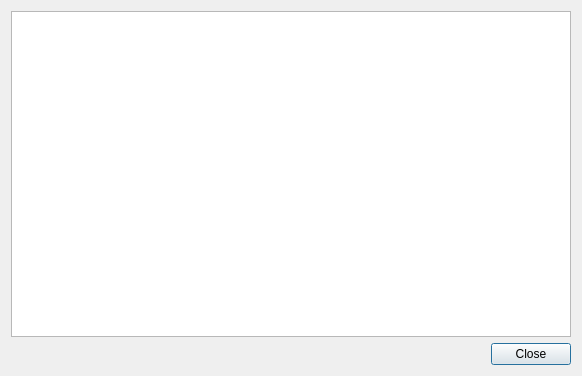
<?xml version="1.0" encoding="UTF-8"?>
<ui version="4.0">
 <class>Credits</class>
 <widget class="QDialog" name="Credits">
  <property name="geometry">
   <rect>
    <x>0</x>
    <y>0</y>
    <width>582</width>
    <height>376</height>
   </rect>
  </property>
  <property name="windowTitle">
   <string>About</string>
  </property>
  <layout class="QGridLayout" name="gridLayout">
   <item row="0" column="0">
    <widget class="QTextBrowser" name="creditsArea">
     <property name="readOnly">
      <bool>true</bool>
     </property>
     <property name="openExternalLinks">
      <bool>true</bool>
     </property>
    </widget>
   </item>
   <item row="1" column="0">
    <widget class="QDialogButtonBox" name="buttonBox">
     <property name="orientation">
      <enum>Qt::Horizontal</enum>
     </property>
     <property name="standardButtons">
      <set>QDialogButtonBox::Close</set>
     </property>
    </widget>
   </item>
  </layout>
 </widget>
 <resources/>
 <connections>
  <connection>
   <sender>buttonBox</sender>
   <signal>accepted()</signal>
   <receiver>Credits</receiver>
   <slot>accept()</slot>
   <hints>
    <hint type="sourcelabel">
     <x>248</x>
     <y>254</y>
    </hint>
    <hint type="destinationlabel">
     <x>157</x>
     <y>274</y>
    </hint>
   </hints>
  </connection>
  <connection>
   <sender>buttonBox</sender>
   <signal>rejected()</signal>
   <receiver>Credits</receiver>
   <slot>reject()</slot>
   <hints>
    <hint type="sourcelabel">
     <x>316</x>
     <y>260</y>
    </hint>
    <hint type="destinationlabel">
     <x>286</x>
     <y>274</y>
    </hint>
   </hints>
  </connection>
 </connections>
</ui>
